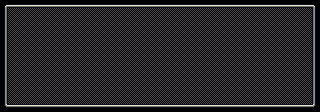

A 2D game scene composited from a Tiled map and its tileset images. What follows is a short description and the map's XML, with each tile layer's data collapsed to a summary:
An orthogonal 40x14 tile map with 8x8 px tiles, 1 tile layer (Tile Layer 1).

<map version="1.0" orientation="orthogonal" renderorder="right-down" width="40" height="14" tilewidth="8" tileheight="8" nextobjectid="1">
 <tileset firstgid="1" source="../../GumProject/Screens/GameScreen/Tilesets/basictiles.tsx" />
 <layer name="Tile Layer 1" width="40" height="14">
  <data>[560 cells, 560 non-empty, 16 distinct tile ids]</data>
 </layer>
</map>
